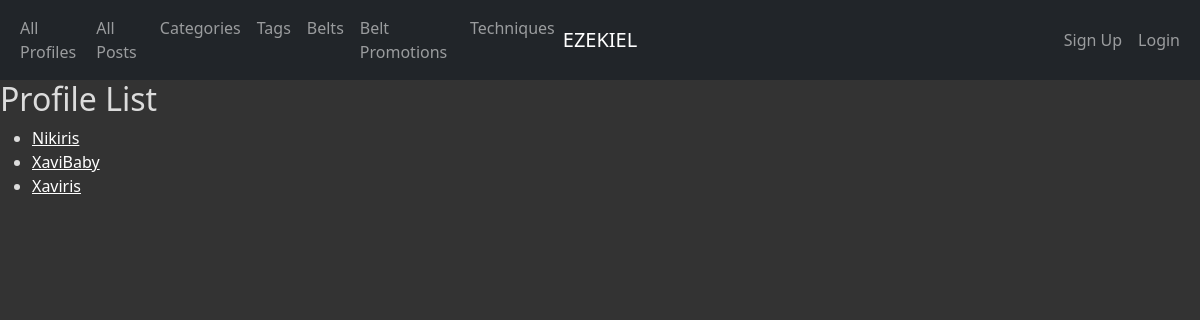
/profiles/, run on the app's committed database.
### app_info/models.py (models this page shows, shortened)
class Profile(AbstractUser):
    profile_id = models.AutoField(primary_key=True)
    first_name = models.CharField(max_length=45)
    last_name = models.CharField(max_length=45)
    join_date = models.DateTimeField(default=timezone.now)
    profile_picture = models.ImageField(default="")
    banner_picture = models.ImageField(default="")
    belt = models.ForeignKey(Belt, related_name='profiles', on_delete=models.PROTECT)
    def get_absolute_url(self):
        return reverse('app_info_profile_detail_urlpattern',
                       kwargs={'pk': self.pk}
                       )
    class Meta:
        ordering = ['first_name']

### app_info/views.py (the view)
class ProfileList(ListView):
    model = Profile

### app_info/templates/app_info/profile_list.html (shortened to what this page needs)
{% extends 'app_info/base.html' %}
{% block content %}
<h2>Profile List</h2>
<ul>
    {% for profile in profile_list %}
    <li>
        <a href="{{ profile.get_absolute_url }}">{{ profile.username }}</a>
    </li>
    {% empty %}
    <li><em>There are currently no profile available</em></li>
    {% endfor %}
</ul>
{% endblock %}

### static/app_info/cover.css (style rules this page uses)
a, a:focus, a:hover { color: #fff; }
html, body { height: 100%; background-color: #333; }
div, h2, h3, em, li, span, label, td, th, p { color: gainsboro; }

### data on the page
Profile: username "Nikiris"
Profile: username "XaviBaby"
Profile: username "Xaviris"
